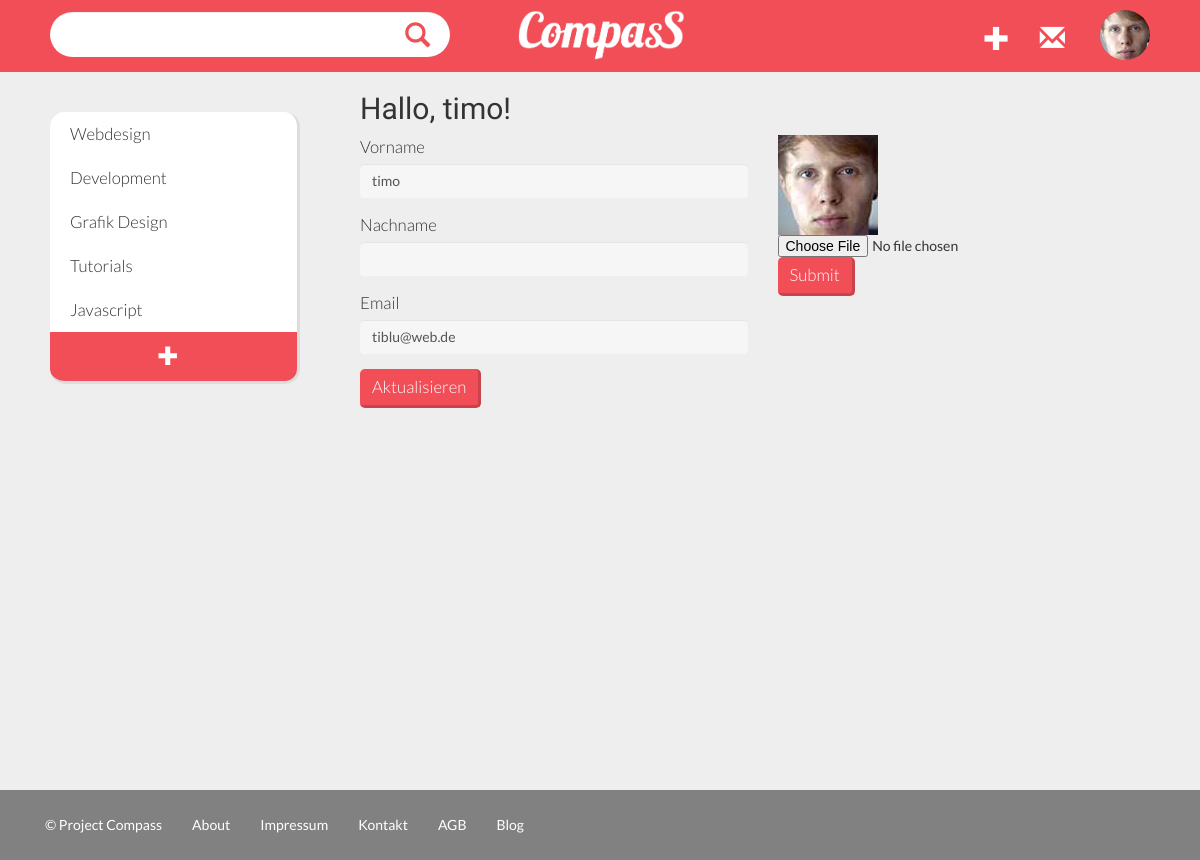
The app's page /settings.php (signed in) with its own data.
### tables this page shows
CREATE TABLE `users` (
  `user_id` int(11) NOT NULL AUTO_INCREMENT,
  `username` varchar(32) NOT NULL,
  `password` varchar(50) NOT NULL,
  `first_name` varchar(32) NOT NULL,
  `last_name` varchar(32) NOT NULL,
  `email` varchar(1024) NOT NULL,
  `email_code` varchar(32) NOT NULL,
  `active` int(11) NOT NULL DEFAULT '0',
  `password_recover` int(11) NOT NULL DEFAULT '0',
  `type` int(1) NOT NULL DEFAULT '0',
  `allow_email` int(11) NOT NULL DEFAULT '1',
  `profile` varchar(55) NOT NULL,
  `subscription_categories` varchar(55) NOT NULL DEFAULT '',
  `subscription_users` varchar(55) NOT NULL DEFAULT '',
  PRIMARY KEY (`user_id`)
);

CREATE TABLE `categories` (
  `category_id` int(11) NOT NULL AUTO_INCREMENT,
  `title` varchar(55) NOT NULL,
  `description` varchar(1024) NOT NULL,
  `gattung` varchar(1024) NOT NULL,
  `user_id` int(11) NOT NULL,
  `number_follower` int(11) NOT NULL,
  `tags` varchar(1024) NOT NULL DEFAULT '',
  PRIMARY KEY (`category_id`)
);

### core/functions/users.php (called while the page is built, shortened)
<?php
function user_data($user_id) {
	$user_id = (int)$user_id;
	$func_num_args = func_num_args();
	$func_get_args = func_get_args();
	if ($func_num_args > 1) {
		unset($func_get_args[0]);
		$fields = '`' . implode('`, `', $func_get_args) . '`';
		$data = mysql_fetch_assoc(mysql_query("SELECT $fields FROM `users` WHERE `user_id` = $user_id"));
		return $data;
	}
}
function logged_in() {
	return (isset($_SESSION['user_id'])) ? true : false;
}
?>

### core/init.php (called while the page is built, shortened)
<?php
require 'functions/users.php';
if (logged_in() === true) {
	$session_user_id = $_SESSION['user_id'];
	$user_data = user_data($session_user_id, 'user_id', 'username', 'password', 'first_name', 'last_name', 'email', 'password_recover', 'type', 'allow_email', 'profile');
}
?>

### settings.php (the view, shortened to what this page needs)
<?php
include 'core/init.php';
include 'includes/overall/header.php';
?>
<div id="wrapper">
    <div id="sidebar-wrapper">
		<div class="sidebar-nav">
				<?php include 'includes/widgets/category_list.php'; ?>
		</div>
	</div>
	<div id="page-content-wrapper">
        <div class="page-content inset">
<h2>Hallo, <?php echo $user_data['first_name']; ?>!</h2>
<?php
if (isset($_GET['success']) === true && empty($_GET['success']) === true) {
	echo 'Your details have been updated!';
} else {
	?>
	<div class="row">
	<div class="col-md-6">
	<form action="" method="post" role="form">
		<div class="form-group">
			<label for="exampleInputFirstName">Vorname</label>
			<input type="text" class="form-control" name="first_name" id="exampleInputFirstName" value="<?php echo $user_data['first_name']; ?>">
		</div>
		<div class="form-group">
			<label for="exampleInputLastName">Nachname</label>
			<input type="text" class="form-control" name="last_name" id="exampleInputLastName" value="<?php echo $user_data['last_name']; ?>">
		</div>
		<div class="form-group">
			<label for="exampleInputEmail">Email</label>
			<input type="text" class="form-control" name="email" id="exampleInputEmail" value="<?php echo $user_data['email']; ?>">
		</div>
		<input type="submit" class="btn btn-primary" value="Aktualisieren">
	</form>
	</div>
<?php
} ?>
		<div class="col-md-6">
			<div class="profile">
					<?php
					if (empty($user_data['profile']) === false) {
						echo '<img class="img img-responsive" src="', $user_data['profile'], '" alt="', $user_data['first_name'], '\'s Profile Image">';
						} ?>
					<form action="" method="post" enctype="multipart/form-data">
						<input type="file" name="profile"> <input type="submit" class="btn btn-primary">
					</form>
				</div>
		</div>
</div>
</div>
</div>
</div>
<?php include 'includes/footer.php'; ?>

### includes/menu.php (shortened to what this page needs)
<?php if(logged_in() != true){?>
<nav class="navbar navbar-default" role="navigation">
  <div class="container-fluid">
    <div class="container welcome">
    <div class="navbar-header">
      <button type="button" class="navbar-toggle" data-toggle="collapse" data-target="#bs-example-navbar-collapse-1">
        <span class="sr-only">Toggle navigation</span>
        <span class="icon-bar"></span>
        <span class="icon-bar"></span>
        <span class="icon-bar"></span>
      </button>
     <a href="index.php"><img src="images/logo.png" height="50" id="logo"></a>
    </div>
    <div class="collapse navbar-collapse" id="bs-example-navbar-collapse-1">
      <ul class="nav navbar-nav navbar-right">
        <button class="btn login-button" id="login">login</button>
      </ul>
      </div>
    </div>
  </div>
</nav>
<?php }else{?>
<nav class="navbar navbar-default" role="navigation">
  <div class="container-fluid">
    <div class="navbar-header">
<a href="index.php"><img src="images/logo.png" height="50" id="logo"></a>
<div class="right-inner-addon ">
     <form action="search.php" method="get" role="form">
        <div class="form-group">
          <input type="text" id="search" class="form-control" name="keywords" autocomplete="off">
        </div>
      </form>
</div>
    </div>
    <div class="collapse navbar-collapse" id="bs-example-navbar-collapse-1">
      <ul class="nav navbar-nav navbar-right">
        <li><a href="add_bookmark.php" id="add_bookmark"><span class="glyphicon glyphicon-plus"</span></a></li>
        <li><a href="#" id="notifications"><span class="glyphicon glyphicon-envelope"</span></a></li>
           <li class="dropdown">
              <a href="#" class="dropdown-toggle" data-toggle="dropdown">
                <div class="crop">
                  <?php if (empty($user_data['profile']) === false){
                      echo '<img class="img img-responsive img-circle" src="', $user_data['profile'], '" alt="', $user_data['first_name'], '\'s Profile Image">';
                    }else{
                      echo '<img class="img img-responsive img-circle" src="images/placeholder-img.jpg" alt="', $user_data['first_name'], '\'s Profile Image">';
                      }
                  ?>
                </div>
              </a>
          </li>
          </ul>
      </div>
  </div>
</nav>
<?php }?>

### includes/widgets/category_list.php (shortened to what this page needs)
<?php
function get_categories($parameter){
	$ident = $_SESSION['user_id'];
	$result = mysql_query("SELECT * FROM categories WHERE user_id = $ident");
	if(mysql_num_rows($result)){
		$output = "";
		$output = $output . "<ul id='category-list' class='ui-widget-header'>";
		while($row = mysql_fetch_array($result, MYSQL_ASSOC)){
			if ($category_id == $row["category_id"]) {
					$active = 'active';
				}else{
					$active = 'not-active';
				}
			$output = $output . '<li class="' . $active . ' ui-state-default droppable"><a href="category.php?id=' . $row['category_id'] . '">' . $row[$parameter] . '</a></li>';
		}
		$output = $output . "<li id='add-category'><a href='add_category.php'><span class='glyphicon glyphicon-plus glyphicon-lg'></span></a></li>";
		$output = $output . "</ul>";
	}else{
		$output = $output . "<div class='placeholder-medium'></div><a href='add_category.php' class='btn btn-primary'>Kategorien hinzufügen</a>";
	}
	return $output;
}
echo get_categories("title");
?>

### sass/css/main.css (style rules this page uses)
body { font-family: 'Lato', sans-serif; background-color: #eee; }
h1, h2, h3, h4 { font-family: 'Cabin', sans-serif; }
p.infotext, p.description, label { font-family: 'Lato', sans-serif; font-weight: 300; font-size: 1.2em; }
#wrapper { padding-left: 260px; transition: all 0.4s ease 0s; }
#sidebar-wrapper { margin-left: -250px; left: 250px; width: 300px; position: fixed; height: 100%; overflow-y: auto; z-index: 1000; transition: all 0.4s ease 0s; }
#page-content-wrapper { width: 100%; }
.sidebar-nav { position: absolute; top: 0; width: 250px; list-style: none; margin: 0; padding: 0; left: 50px; }
.inset { padding-left: 100px; padding-right: 35px; }
html, body { height: 100%; }
.navbar { min-height: 70px; margin-bottom: 0px; border: none; border-radius: 0px; background-color: #f14e57; }
.navbar #add_bookmark { font-size: 1.8em; }
.navbar #notifications { font-size: 1.8em; }
.container-fluid { margin-right: auto; margin-left: auto; padding-left: 50px; padding-right: 50px; padding-top: 10px; }
.right-inner-addon { position: relative; }
.right-inner-addon input { padding-right: 30px; }
#search { background-color: #fff; border: none; border-radius: 25px; margin-top: 2px; width: 400px; height: 45px; }
.navbar-default .navbar-nav > li > a { color: #fff; }
#logo { position: absolute; left: 50%; margin-left: -82px; }
.navbar-nav > li > a.dropdown-toggle { padding: 0px; margin-left: 20px; }
.btn { font-family: 'Lato', sans-serif; font-weight: 300; font-size: 1.2em; }
.btn-primary { background-color: #f14e57; border-right: 3px solid #ca424b; border-bottom: 3px solid #ca424b; border-radius: 5px; border-top: none; border-left: none; }
.form-control { background-color: rgba(255, 255, 255, 0.5); border: none; }
ul#category-list { list-style-type: none; background-color: #fff; border-radius: 15px; margin-top: 20px; border-right: 3px solid #dddddd; border-bottom: 3px solid #dddddd; padding-left: 0px; overflow: hidden; }
ul#category-list li#add-category { background-color: #f14e57; text-align: center; padding-left: 0px; font-size: 1.2em; }
ul#category-list li#add-category a { color: #fff; }
ul#category-list li { padding: 10px; padding-left: 20px; }
ul#category-list li a { font-weight: 300; color: #333; font-family: Lato; text-decoration: none; font-size: 1.2em; }
.crop { height: 50px; width: 50px; overflow: hidden; }
.crop img { width: 100%; height: 100%; }
a { color: #f14e57; }

### records on screen
users: profile (picture), first_name "timo", email "tiblu@web.de"
categories: title "Webdesign"
categories: title "Development"
categories: title "Grafik Design"
categories: title "Tutorials"
categories: title "Javascript"
